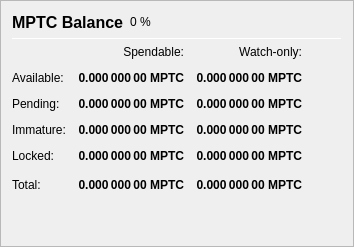
                   <widget class="QFrame" name="frame_Balances">
                    <property name="frameShape">
                     <enum>QFrame::StyledPanel</enum>
                    </property>
                    <property name="frameShadow">
                     <enum>QFrame::Raised</enum>
                    </property>
                    <layout class="QVBoxLayout" name="verticalLayout_4">
                     <item>
                      <layout class="QHBoxLayout" name="horizontalLayout_4">
                       <item>
                        <widget class="QLabel" name="label_5">
                         <property name="minimumSize">
                          <size>
                           <width>0</width>
                           <height>20</height>
                          </size>
                         </property>
                         <property name="font">
                          <font>
                           <pointsize>12</pointsize>
                           <weight>75</weight>
                           <bold>true</bold>
                          </font>
                         </property>
                         <property name="text">
                          <string>MPTC Balance</string>
                         </property>
                        </widget>
                       </item>
                       <item>
                        <widget class="QLabel" name="labelMPTCPercent">
                         <property name="text">
                          <string notr="true">0 %</string>
                         </property>
                        </widget>
                       </item>
                       <item>
                        <spacer name="horizontalSpacer_3">
                         <property name="orientation">
                          <enum>Qt::Horizontal</enum>
                         </property>
                         <property name="sizeHint" stdset="0">
                          <size>
                           <width>40</width>
                           <height>20</height>
                          </size>
                         </property>
                        </spacer>
                       </item>
                      </layout>
                     </item>
                     <item>
                      <widget class="Line" name="line_Balance">
                       <property name="minimumSize">
                        <size>
                         <width>0</width>
                         <height>1</height>
                        </size>
                       </property>
                       <property name="maximumSize">
                        <size>
                         <width>16777215</width>
                         <height>1</height>
                        </size>
                       </property>
                       <property name="orientation">
                        <enum>Qt::Horizontal</enum>
                       </property>
                      </widget>
                     </item>
                     <item>
                      <layout class="QGridLayout" name="gridLayout">
                       <property name="spacing">
                        <number>12</number>
                       </property>
                       <item row="0" column="1">
                        <widget class="QLabel" name="labelSpendable">
                         <property name="text">
                          <string>Spendable:</string>
                         </property>
                         <property name="alignment">
                          <set>Qt::AlignRight|Qt::AlignTrailing|Qt::AlignVCenter</set>
                         </property>
                        </widget>
                       </item>
                       <item row="0" column="2">
                        <widget class="QLabel" name="labelWatchonly">
                         <property name="text">
                          <string>Watch-only:</string>
                         </property>
                         <property name="alignment">
                          <set>Qt::AlignRight|Qt::AlignTrailing|Qt::AlignVCenter</set>
                         </property>
                        </widget>
                       </item>
                       <item row="1" column="0">
                        <widget class="QLabel" name="labelBalanceText">
                         <property name="text">
                          <string>Available:</string>
                         </property>
                        </widget>
                       </item>
                       <item row="1" column="1">
                        <widget class="QLabel" name="labelBalance">
                         <property name="font">
                          <font>
                           <weight>75</weight>
                           <bold>true</bold>
                          </font>
                         </property>
                         <property name="cursor">
                          <cursorShape>IBeamCursor</cursorShape>
                         </property>
                         <property name="toolTip">
                          <string>Your current spendable balance</string>
                         </property>
                         <property name="text">
                          <string notr="true">0.000 000 00 MPTC</string>
                         </property>
                         <property name="alignment">
                          <set>Qt::AlignRight|Qt::AlignTrailing|Qt::AlignVCenter</set>
                         </property>
                         <property name="textInteractionFlags">
                          <set>Qt::LinksAccessibleByMouse|Qt::TextSelectableByKeyboard|Qt::TextSelectableByMouse</set>
                         </property>
                        </widget>
                       </item>
                       <item row="1" column="2">
                        <widget class="QLabel" name="labelWatchAvailable">
                         <property name="font">
                          <font>
                           <weight>75</weight>
                           <bold>true</bold>
                          </font>
                         </property>
                         <property name="cursor">
                          <cursorShape>IBeamCursor</cursorShape>
                         </property>
                         <property name="toolTip">
                          <string>Your current balance in watch-only addresses</string>
                         </property>
                         <property name="text">
                          <string notr="true">0.000 000 00 MPTC</string>
                         </property>
                         <property name="alignment">
                          <set>Qt::AlignRight|Qt::AlignTrailing|Qt::AlignVCenter</set>
                         </property>
                         <property name="textInteractionFlags">
                          <set>Qt::LinksAccessibleByMouse|Qt::TextSelectableByKeyboard|Qt::TextSelectableByMouse</set>
                         </property>
                        </widget>
                       </item>
                       <item row="2" column="0">
                        <widget class="QLabel" name="labelPendingText">
                         <property name="text">
                          <string>Pending:</string>
                         </property>
                        </widget>
                       </item>
                       <item row="2" column="1">
                        <widget class="QLabel" name="labelUnconfirmed">
                         <property name="font">
                          <font>
                           <weight>75</weight>
                           <bold>true</bold>
                          </font>
                         </property>
                         <property name="cursor">
                          <cursorShape>IBeamCursor</cursorShape>
                         </property>
                         <property name="toolTip">
                          <string>Total of transactions that have yet to be confirmed, and do not yet count toward the spendable balance</string>
                         </property>
                         <property name="text">
                          <string notr="true">0.000 000 00 MPTC</string>
                         </property>
                         <property name="alignment">
                          <set>Qt::AlignRight|Qt::AlignTrailing|Qt::AlignVCenter</set>
                         </property>
                         <property name="textInteractionFlags">
                          <set>Qt::LinksAccessibleByMouse|Qt::TextSelectableByKeyboard|Qt::TextSelectableByMouse</set>
                         </property>
                        </widget>
                       </item>
                       <item row="2" column="2">
                        <widget class="QLabel" name="labelWatchPending">
                         <property name="font">
                          <font>
                           <weight>75</weight>
                           <bold>true</bold>
                          </font>
                         </property>
                         <property name="cursor">
                          <cursorShape>IBeamCursor</cursorShape>
                         </property>
                         <property name="toolTip">
                          <string>Unconfirmed transactions to watch-only addresses</string>
                         </property>
                         <property name="text">
                          <string notr="true">0.000 000 00 MPTC</string>
                         </property>
                         <property name="alignment">
                          <set>Qt::AlignRight|Qt::AlignTrailing|Qt::AlignVCenter</set>
                         </property>
                         <property name="textInteractionFlags">
                          <set>Qt::LinksAccessibleByMouse|Qt::TextSelectableByKeyboard|Qt::TextSelectableByMouse</set>
                         </property>
                        </widget>
                       </item>
                       <item row="3" column="0">
                        <widget class="QLabel" name="labelImmatureText">
                         <property name="text">
                          <string>Immature:</string>
                         </property>
                        </widget>
                       </item>
                       <item row="3" column="1">
                        <widget class="QLabel" name="labelImmature">
                         <property name="font">
                          <font>
                           <weight>75</weight>
                           <bold>true</bold>
                          </font>
                         </property>
                         <property name="cursor">
                          <cursorShape>IBeamCursor</cursorShape>
                         </property>
                         <property name="toolTip">
                          <string>Staked or masternode rewards that has not yet matured</string>
                         </property>
                         <property name="text">
                          <string notr="true">0.000 000 00 MPTC</string>
                         </property>
                         <property name="alignment">
                          <set>Qt::AlignRight|Qt::AlignTrailing|Qt::AlignVCenter</set>
                         </property>
                         <property name="textInteractionFlags">
                          <set>Qt::LinksAccessibleByMouse|Qt::TextSelectableByKeyboard|Qt::TextSelectableByMouse</set>
                         </property>
                        </widget>
                       </item>
                       <item row="3" column="2">
                        <widget class="QLabel" name="labelWatchImmature">
                         <property name="font">
                          <font>
                           <weight>75</weight>
                           <bold>true</bold>
                          </font>
                         </property>
                         <property name="cursor">
                          <cursorShape>IBeamCursor</cursorShape>
                         </property>
                         <property name="toolTip">
                          <string>Staked or masternode rewards in watch-only addresses that has not yet matured</string>
                         </property>
                         <property name="text">
                          <string notr="true">0.000 000 00 MPTC</string>
                         </property>
                         <property name="alignment">
                          <set>Qt::AlignRight|Qt::AlignTrailing|Qt::AlignVCenter</set>
                         </property>
                         <property name="textInteractionFlags">
                          <set>Qt::LinksAccessibleByMouse|Qt::TextSelectableByKeyboard|Qt::TextSelectableByMouse</set>
                         </property>
                        </widget>
                       </item>
                       <item row="4" column="0">
                        <widget class="QLabel" name="labelLockedBalanceText">
                         <property name="toolTip">
                          <string>Locked MPTC or Masternode collaterals. These are excluded from zMPTC minting.</string>
                         </property>
                         <property name="text">
                          <string>Locked:</string>
                         </property>
                        </widget>
                       </item>
                       <item row="4" column="1">
                        <widget class="QLabel" name="labelLockedBalance">
                         <property name="font">
                          <font>
                           <weight>75</weight>
                           <bold>true</bold>
                          </font>
                         </property>
                         <property name="cursor">
                          <cursorShape>IBeamCursor</cursorShape>
                         </property>
                         <property name="toolTip">
                          <string>Locked MPTC or Masternode collaterals. These are excluded from zMPTC minting.</string>
                         </property>
                         <property name="text">
                          <string notr="true">0.000 000 00 MPTC</string>
                         </property>
                         <property name="alignment">
                          <set>Qt::AlignRight|Qt::AlignTrailing|Qt::AlignVCenter</set>
                         </property>
                         <property name="textInteractionFlags">
                          <set>Qt::LinksAccessibleByMouse|Qt::TextSelectableByKeyboard|Qt::TextSelectableByMouse</set>
                         </property>
                        </widget>
                       </item>
                       <item row="4" column="2">
                        <widget class="QLabel" name="labelWatchLocked">
                         <property name="font">
                          <font>
                           <weight>75</weight>
                           <bold>true</bold>
                          </font>
                         </property>
                         <property name="cursor">
                          <cursorShape>IBeamCursor</cursorShape>
                         </property>
                         <property name="toolTip">
                          <string>Current locked balance in watch-only addresses</string>
                         </property>
                         <property name="text">
                          <string notr="true">0.000 000 00 MPTC</string>
                         </property>
                         <property name="alignment">
                          <set>Qt::AlignRight|Qt::AlignTrailing|Qt::AlignVCenter</set>
                         </property>
                         <property name="textInteractionFlags">
                          <set>Qt::LinksAccessibleByMouse|Qt::TextSelectableByKeyboard|Qt::TextSelectableByMouse</set>
                         </property>
                        </widget>
                       </item>
                       <item row="5" column="0">
                        <widget class="QLabel" name="labelTotalText">
                         <property name="toolTip">
                          <string>Your current MNPosTree balance, unconfirmed and immature transactions included</string>
                         </property>
                         <property name="text">
                          <string>Total:</string>
                         </property>
                        </widget>
                       </item>
                       <item row="5" column="1">
                        <widget class="QLabel" name="labelTotal">
                         <property name="font">
                          <font>
                           <weight>75</weight>
                           <bold>true</bold>
                          </font>
                         </property>
                         <property name="cursor">
                          <cursorShape>IBeamCursor</cursorShape>
                         </property>
                         <property name="toolTip">
                          <string>Your current MNPosTree balance, unconfirmed and immature transactions included</string>
                         </property>
                         <property name="text">
                          <string notr="true">0.000 000 00 MPTC</string>
                         </property>
                         <property name="alignment">
                          <set>Qt::AlignRight|Qt::AlignTrailing|Qt::AlignVCenter</set>
                         </property>
                         <property name="textInteractionFlags">
                          <set>Qt::LinksAccessibleByMouse|Qt::TextSelectableByKeyboard|Qt::TextSelectableByMouse</set>
                         </property>
                        </widget>
                       </item>
                       <item row="5" column="2">
                        <widget class="QLabel" name="labelWatchTotal">
                         <property name="font">
                          <font>
                           <weight>75</weight>
                           <bold>true</bold>
                          </font>
                         </property>
                         <property name="cursor">
                          <cursorShape>IBeamCursor</cursorShape>
                         </property>
                         <property name="toolTip">
                          <string>Current total balance in watch-only addresses</string>
                         </property>
                         <property name="text">
                          <string notr="true">0.000 000 00 MPTC</string>
                         </property>
                         <property name="alignment">
                          <set>Qt::AlignRight|Qt::AlignTrailing|Qt::AlignVCenter</set>
                         </property>
                         <property name="textInteractionFlags">
                          <set>Qt::LinksAccessibleByMouse|Qt::TextSelectableByKeyboard|Qt::TextSelectableByMouse</set>
                         </property>
                        </widget>
                       </item>
                       <item row="5" column="3">
                        <spacer name="horizontalSpacer_9">
                         <property name="orientation">
                          <enum>Qt::Horizontal</enum>
                         </property>
                         <property name="sizeHint" stdset="0">
                          <size>
                           <width>40</width>
                           <height>20</height>
                          </size>
                         </property>
                        </spacer>
                       </item>
                      </layout>
                     </item>
                     <item>
                      <spacer name="verticalSpacer_3">
                       <property name="orientation">
                        <enum>Qt::Vertical</enum>
                       </property>
                       <property name="sizeHint" stdset="0">
                        <size>
                         <width>20</width>
                         <height>40</height>
                        </size>
                       </property>
                      </spacer>
                     </item>
                    </layout>
                   </widget>
